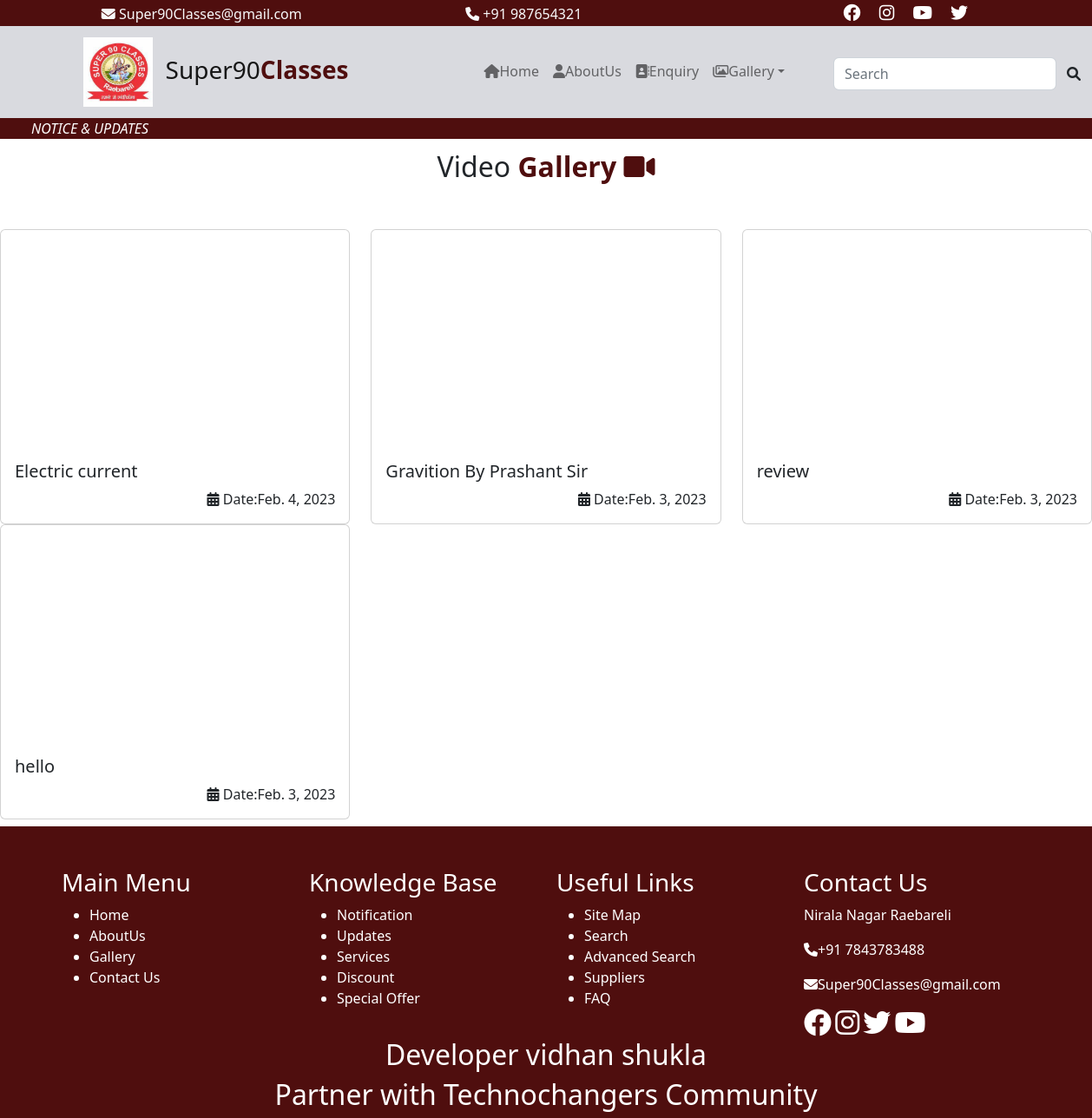
/myapp/video/, run on the app's committed database.
### myapp/models.py (models this page shows)
class videonews(models.Model):
    vlink = models.CharField(max_length=500)
    vhead = models.CharField(max_length=500)
    vdate = models.DateField()

### myapp/views.py (the view)
# urls.py: path('video/', views.video),
def video(request):
    from django.db.models import Q
    vd = videonews.objects.all().order_by('-id')
    mydict = {"vdata":vd}
    return render(request, 'user/video.html',mydict)

### templates/user/video.html (shortened to what this page needs)
{% extends 'base.html' %}
{% load static %}
{% block x %}
<div class="fs-2 text-center">Video<b style="color:#4f0e0e;">&nbspGallery <i class="fa-solid fa-video"></i></b></div>
<div class="row">
    {% for x in vdata %}
    <div class="col-sm-4">
        <div class="card">
          <iframe width="560" style="max-height:250px;"  class=" card-img-top" height="315" src="{{x.vlink}}" title="YouTube video player" frameborder="0" allow="accelerometer; autoplay; clipboard-write; encrypted-media; gyroscope; picture-in-picture" allowfullscreen></iframe>
            <div class="card-body">
            <h5 class="card-title">{{x.vhead}}</h5>
               <span class="float-end"><i class="fa-solid fa-calendar-days"></i> Date:{{x.vdate}}</span>
         </div>
        </div>
    </div>
     {% endfor %}
</div>
{% endblock %}

### templates/base.html (shortened to what this page needs)
<!DOCTYPE html>
{% load static %}
<html lang="en">
<head>
   <link href="https://cdn.jsdelivr.net/npm/bootstrap@5.2.1/dist/css/bootstrap.min.css" rel="stylesheet">
    <link href="{% static 'css/all.css' %}" rel="stylesheet">
    <link href="{% static 'css/index.css' %}" rel="stylesheet">
</head>
<body>
<div class="container-fluid">
    <div class="row top bg-mycolor text-light ">
        <div class="col-sm-1"></div>
        <div class="col-sm-3 pt-1 ">
          <i class="fa-solid fa-envelope"></i>
            Super90Classes@gmail.com
        </div>
<div class="col-sm-1"></div>
         <div class="col-sm-3 pt-1">
            <i class="fa-solid fa-phone"></i>
            +91&nbsp987654321
        </div>
        <div class="col-sm-1"></div>
        <div class="col-sm-3 fs-5">
            <a href="#" style="color:white;"> <i class="fa-brands fa-facebook ms-3 s-icon"></i></a>
           <a href="#" style="color:white;"> <i class="fa-brands fa-instagram ms-3 s-icon"></i></a>
               <a href="#" style="color:white;"> <i class="fa-brands fa-youtube ms-3 s-icon"></i></a>
               <a href="#" style="color:white;"> <i class="fa-brands fa-twitter ms-3 s-icon"></i></a>
        </div>
    </div>
    <div class="row header sticky-top">
        <nav class="navbar navbar-expand-lg ps-5">
            <a href="#" class="navbar-brand fs-3 px-5"><img src="{% static 'images/logo.jpg' %}" alt="..." height="80px"/>
            &nbspSuper90<b class="text1-mycolor">Classes</b></a>
            <div class="collapse navbar-collapse" id="navbarNavDropdown">
                <ul class="navbar-nav ms-auto">
                    <li class="nav-item active">
                        <a class="nav-link" href="/index/"><i class="fa-solid fa-home"></i>Home <span class="sr-only">(current)</span></a>
                    </li>
                    <li class="nav-item">
                        <a class="nav-link" href="/aboutus/"><i class="fa-solid fa-user"></i>AboutUs</a>
                    </li>
                    <li class="nav-item">
                        <a class="nav-link" href="/contactus/" type="button"><i class="fa-solid fa-address-book"></i>Enquiry</a>
                    </li>
                    <li class="nav-item dropdown">
                        <a href="/user/news/" class="nav-link dropdown-toggle" data-bs-toggle="dropdown" ><i class="fa-regular fa-images"></i>Gallery</a>
                    </li>
                    <li>
                        <div class="input-group ms-5 pt-1">
                            <div class="form-outline">
                                <input id="search-input" type="search" id="form1" class="form-control"
                                       placeholder="Search"/>
                            </div>
                            <button id="search-button" type="button" class="btn">
                                <i class="fas fa-search"></i>
                            </button>
                        </div>
                    </li>
                </ul>
            </div>
        </nav>
    </div>
    </div>
    <div class="row" style="background-color:#4f0e0e;">
      <div class="col-sm-2 ps-5 text-white"><i>NOTICE & UPDATES</i></div>
      <div class="col-sm-10 text-white">  </div>
    </div>
    <div class="row content">
        <div class="col-sm-12 py-2">
            {% block x %}
            {% endblock %}
        </div>
    </div>
        <footer id="aa-footer">
            <div class="aa-footer-top text-white bg-mycolor">
             <div class="container pt-5">
                <div class="row">
                <div class="col-md-12">
                  <div class="aa-footer-top-area">
                    <div class="row">
                      <div class="col-md-3 col-sm-6">
                        <div class="aa-footer-widget">
                          <h3>Main Menu</h3>
                          <ul class="aa-footer-nav">
                            <li><a href="#">Home</a></li>
                            <li><a href="#">AboutUs</a></li>
                            <li><a href="#">Gallery</a></li>
                            <li><a href="#">Contact Us</a></li>
                          </ul>
                        </div>
                      </div>
                      <div class="col-md-3 col-sm-6">
                        <div class="aa-footer-widget">
                          <div class="aa-footer-widget">
                            <h3>Knowledge Base</h3>
                            <ul class="aa-footer-nav">
                              <li><a href="#">Notification</a></li>
                              <li><a href="#">Updates</a></li>
                              <li><a href="#">Services</a></li>
                              <li><a href="#">Discount</a></li>
                              <li><a href="#">Special Offer</a></li>
                            </ul>
                          </div>
                        </div>
                      </div>
                      <div class="col-md-3 col-sm-6">
                        <div class="aa-footer-widget">
                          <div class="aa-footer-widget">
                            <h3>Useful Links</h3>
                            <ul class="aa-footer-nav">
                              <li style="text-decoration:none;"><a  href="#">Site Map</a></li>
                              <li><a href="#">Search</a></li>
                              <li><a href="#">Advanced Search</a></li>
                              <li><a href="#">Suppliers</a></li>
                              <li><a href="#">FAQ</a></li>
                            </ul>
                          </div>
                        </div>
                      </div>
                      <div class="col-md-3 col-sm-6">
                        <div class="aa-footer-widget">
                          <div class="aa-footer-widget">
                            <h3>Contact Us</h3>
                            <address>
                              <p> Nirala Nagar Raebareli</p>
                              <p><span class="fa fa-phone"></span>+91 7843783488</p>
                              <p><span class="fa fa-envelope"></span>Super90Classes@gmail.com</p>
                            </address>
                            <div class="aa-footer-social">
                              <a href="#"><span class="fa-brands fa-facebook fs-2"></span></a>
                              <a href="#"><span class="fa-brands fa-instagram fs-2"></span></a>
                              <a href="#"><span class="fa-brands fa-twitter fs-2"></span></a>
                              <a href="#"><span class="fa-brands fa-youtube fs-2"></span></a>
                            </div>
                          </div>
                        </div>
                      </div>
                    </div>
                  </div>
                </div>
              </div>
             </div>
            </div>
            <div class="aa-footer-bottom text-white bg-mycolor ">
              <div class="container">
                <div class="row">
                <div class="col-md-12">
                  <div class="aa-footer-bottom-area">
                    <center><h2>Developer vidhan shukla</h2>
                    <h2>Partner with Technochangers Community</h2>
            </center>
                  </div>
                </div>
              </div>
              </div>
            </div>
          </footer>
</body>
</html>

### static/css/index.css (style rules this page uses)
.bg-mycolor { background:#4f0e0e; }
.text1-mycolor { color:#4f0e0e; }
.navbar { background:#d9dadf; }

### templates/base.html (style rules this page uses)
a { text-decoration: none; color:white; }
* { margin: 0; padding: 0; box-sizing: border-box; }

### data on the page
videonews: vhead "Electric current", vdate "Feb. 4, 2023"
videonews: vhead "Gravition By Prashant Sir", vdate "Feb. 3, 2023"
videonews: vhead "review", vdate "Feb. 3, 2023"
videonews: vhead "hello", vdate "Feb. 3, 2023"
